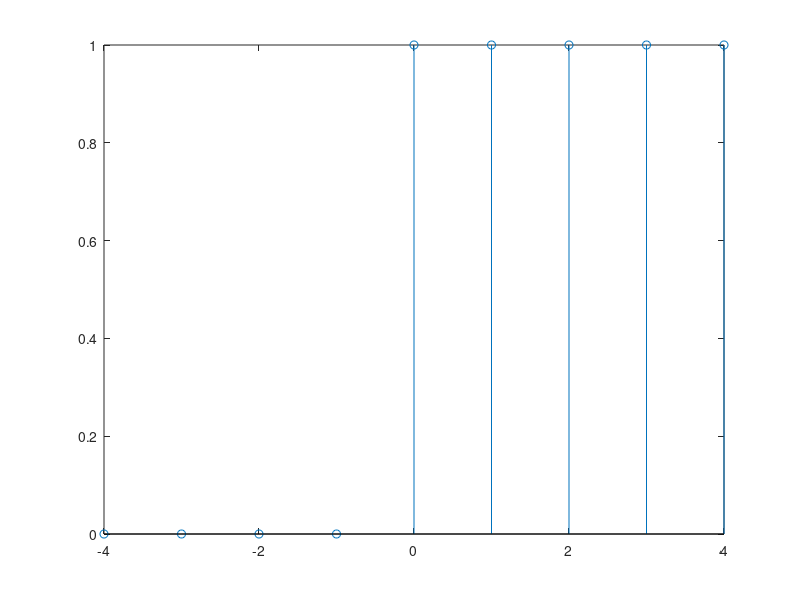

Here is the MATLAB script that generated this plot:
clc;
clear all;
close all;

n = -4:1:4;
y = zeros(1, 9);

for i=1:9
  if (i - 5) >= 0
    y(i) = 1;
  endif
endfor

stem(n, y);
